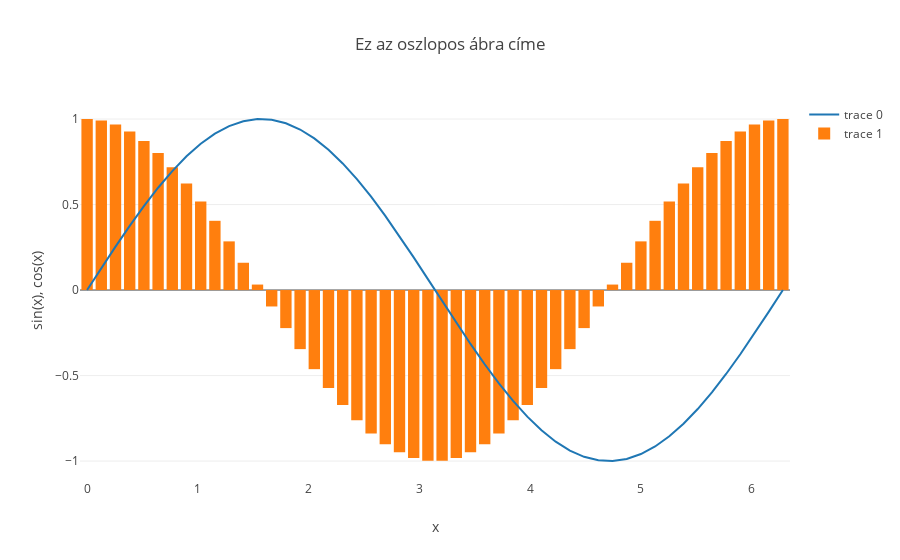

Notebook code for this chart:
### Markdown cell above
Ha a fenti ábrát nem vonalakkal szeretnénk elkészíteni, hanem mondjuk a cos függvényt oszlopdiagrammal, csak a `trace` típusán kell változtatnunk:

### Code cell
trace_sin_gorbe = Scatter(x=x_pontok_uj, y=y_pontok_sin, mode='lines')
trace_cos_gorbe = Bar(x=x_pontok_uj, y=y_pontok_cos)
adatok = [trace_sin_gorbe, trace_cos_gorbe]
layout_sin_gorbe = Layout(title='Ez az oszlopos ábra címe',
                          xaxis=XAxis(title='x'), 
                          yaxis=YAxis(title='sin(x), cos(x)'))
figure_oszlop = Figure(data=adatok, layout=layout_sin_gorbe)
iplot(figure_oszlop)
